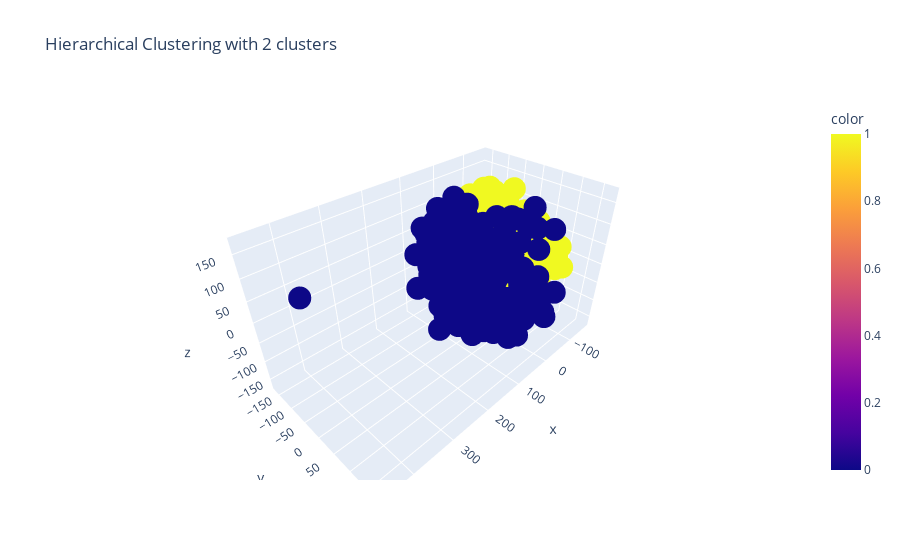
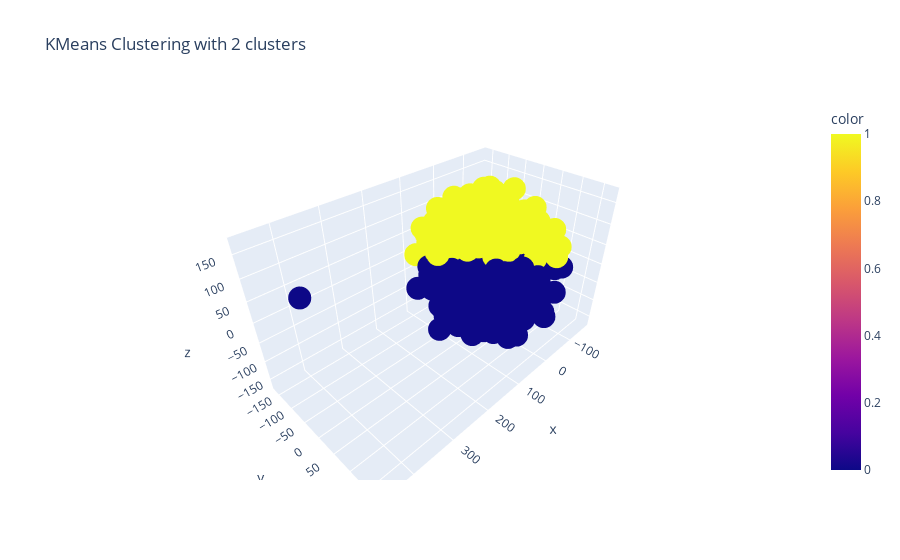

Notebook code cell kept with these figures, in order:
### Markdown cell above
Perform hierarchical clustering on the samples after PCA and visualize the results.

### Code cell
for cluster_num in range(2, 10, 2):
    for clusterer_name, clusterer_cls in [("Hierarchical", AgglomerativeClustering), ("KMeans", KMeans)]:
        clusterer = clusterer_cls(n_clusters=cluster_num,)
        predicted_clusters = clusterer.fit_predict(drvImages_3d)
        
        
        fig = px.scatter_3d(
            x=drvImages_3d[:, 0],
            y=drvImages_3d[:, 1],
            z=drvImages_3d[:, 2],
            color=predicted_clusters,
            title=f"{clusterer_name} Clustering with {cluster_num} clusters"
        )
        fig.show()

### Figure 1 — Plotly figure (JSON) as saved in the notebook; plotly's stock layout.template omitted (floating-point values rounded to 4 significant figures; data arrays with more than 128 entries replaced by an {"elided": "..."} marker saying what was removed)
{"data": [{"hovertemplate": "x=%{x}<br>y=%{y}<br>z=%{z}<br>color=%{marker.color}<extra></extra>", "legendgroup": "", "marker": {"color": {"elided": "300 int values"}, "coloraxis": "coloraxis", "symbol": "circle"}, "mode": "markers", "name": "", "scene": "scene", "showlegend": false, "type": "scatter3d", "x": {"elided": "300 float values"}, "y": {"elided": "300 float values"}, "z": {"elided": "300 float values"}}], "layout": {"coloraxis": {"colorbar": {"title": {"text": "color"}}, "colorscale": [[0, "#0d0887"], [0.1111, "#46039f"], [0.2222, "#7201a8"], [0.3333, "#9c179e"], [0.4444, "#bd3786"], [0.5556, "#d8576b"], [0.6667, "#ed7953"], [0.7778, "#fb9f3a"], [0.8889, "#fdca26"], [1, "#f0f921"]]}, "legend": {"tracegroupgap": 0}, "scene": {"domain": {"x": [0, 1], "y": [0, 1]}, "xaxis": {"title": {"text": "x"}}, "yaxis": {"title": {"text": "y"}}, "zaxis": {"title": {"text": "z"}}}, "title": {"text": "Hierarchical Clustering with 2 clusters"}}}

### Figure 2 — Plotly figure (JSON) as saved in the notebook; plotly's stock layout.template omitted (floating-point values rounded to 4 significant figures; data arrays with more than 128 entries replaced by an {"elided": "..."} marker saying what was removed)
{"data": [{"hovertemplate": "x=%{x}<br>y=%{y}<br>z=%{z}<br>color=%{marker.color}<extra></extra>", "legendgroup": "", "marker": {"color": {"elided": "300 int values"}, "coloraxis": "coloraxis", "symbol": "circle"}, "mode": "markers", "name": "", "scene": "scene", "showlegend": false, "type": "scatter3d", "x": {"elided": "300 float values"}, "y": {"elided": "300 float values"}, "z": {"elided": "300 float values"}}], "layout": {"coloraxis": {"colorbar": {"title": {"text": "color"}}, "colorscale": [[0, "#0d0887"], [0.1111, "#46039f"], [0.2222, "#7201a8"], [0.3333, "#9c179e"], [0.4444, "#bd3786"], [0.5556, "#d8576b"], [0.6667, "#ed7953"], [0.7778, "#fb9f3a"], [0.8889, "#fdca26"], [1, "#f0f921"]]}, "legend": {"tracegroupgap": 0}, "scene": {"domain": {"x": [0, 1], "y": [0, 1]}, "xaxis": {"title": {"text": "x"}}, "yaxis": {"title": {"text": "y"}}, "zaxis": {"title": {"text": "z"}}}, "title": {"text": "KMeans Clustering with 2 clusters"}}}
